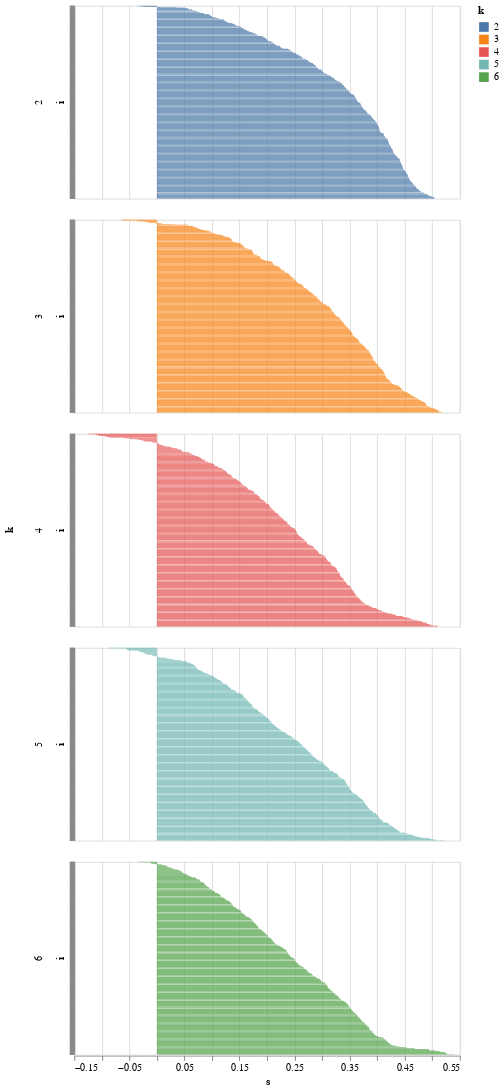

Write notebook code for a chart like this one.
### Code cell
source = s_df.melt(id_vars=["i"])
source.columns = ["i","k","s"]

import altair as alt
alt.Chart(source).mark_bar().encode(
    x = "s:Q",
    y = alt.Y("i:N",sort='x',axis=alt.Axis(labels=False)),
    row = "k:N",
    color = "k:N"
).resolve_scale(y='independent').properties(height=200)

### Figure 1 — Vega-Lite specification as saved in the notebook (floating-point values rounded to 4 significant figures; data arrays with more than 128 entries replaced by an {"elided": "..."} marker saying what was removed)
{"config": {"view": {"continuousWidth": 400, "continuousHeight": 300}}, "data": {"name": "data-da4157a89a38b2006119a00a324abf21"}, "mark": "bar", "encoding": {"color": {"type": "nominal", "field": "k"}, "row": {"type": "nominal", "field": "k"}, "x": {"type": "quantitative", "field": "s"}, "y": {"type": "nominal", "axis": {"labels": false}, "field": "i", "sort": "x"}}, "height": 200, "resolve": {"scale": {"y": "independent"}}, "$schema": "https://vega.github.io/schema/vega-lite/v4.8.1.json", "datasets": {"data-da4157a89a38b2006119a00a324abf21": {"elided": "2530 records"}}}
